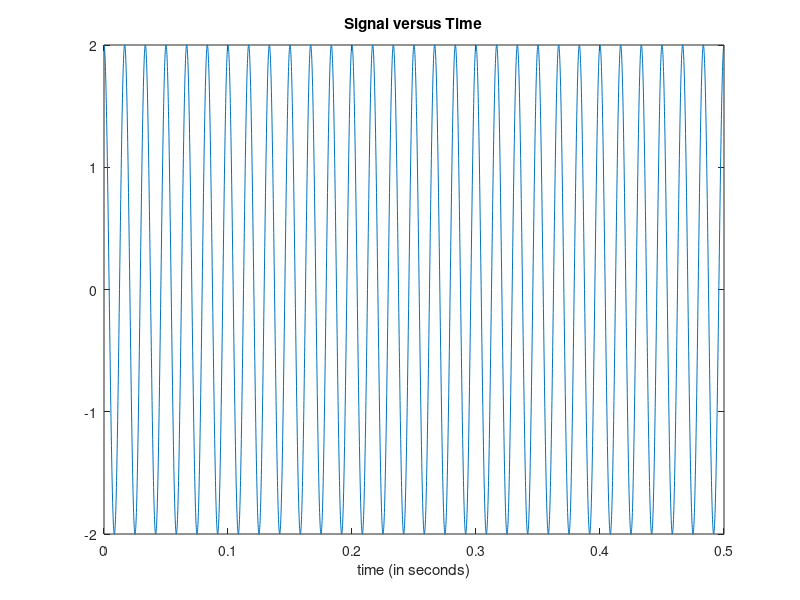

This figure's MATLAB source: (Note: this script raises an error after producing the figure.)
   %%Time specifications:
   Fs = 8000;                   % samples per second
   dt = 1/Fs;                   % seconds per sample
   StopTime = 0.5;             % seconds
   t = (0:dt:StopTime-dt)';     % seconds
   %%Sine wave:
   Fc = 60;                     % hertz
   x = 2*cos(2*pi*Fc*t);
   % Plot the signal versus time:
   figure;
   plot(t,x);
   xlabel('time (in seconds)');
   title('Signal versus Time');
   zoom xon;
   zcd = dsp.ZeroCrossingDetector;
   numZeroCross = zcd(x);
   m = mean(abs(x));